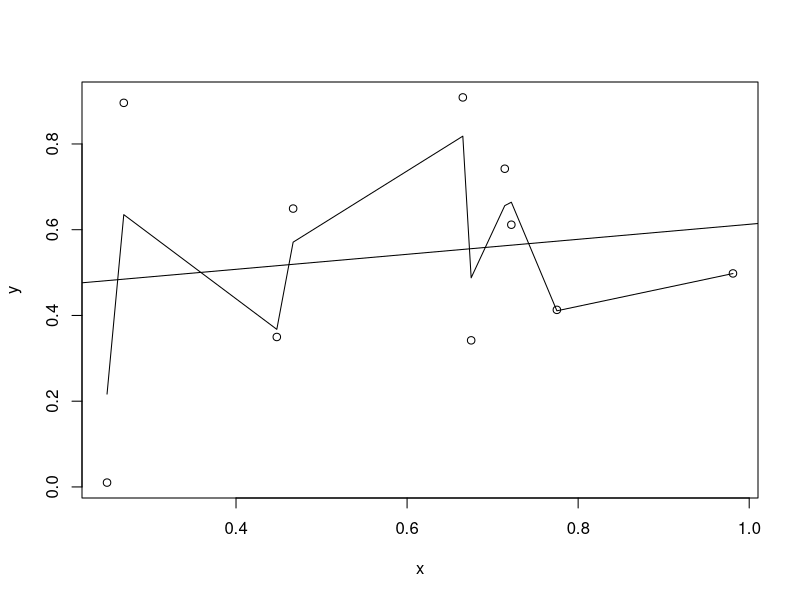
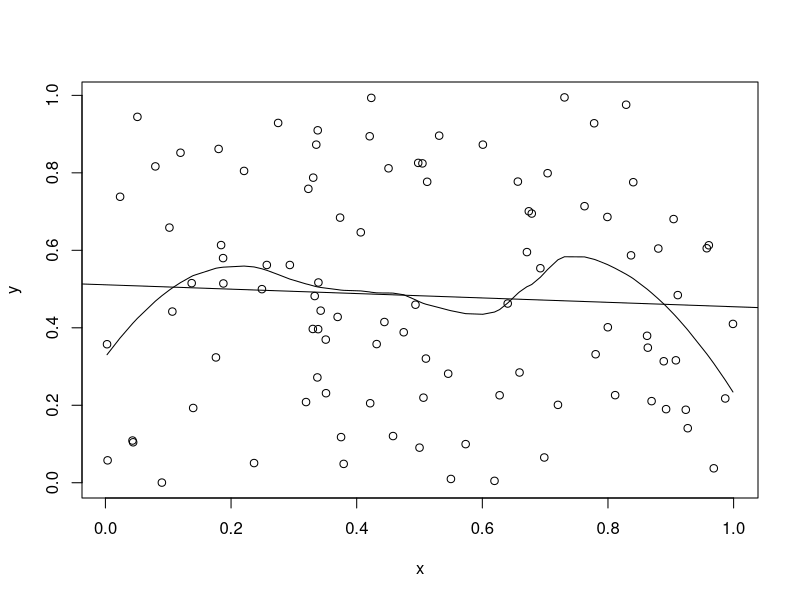
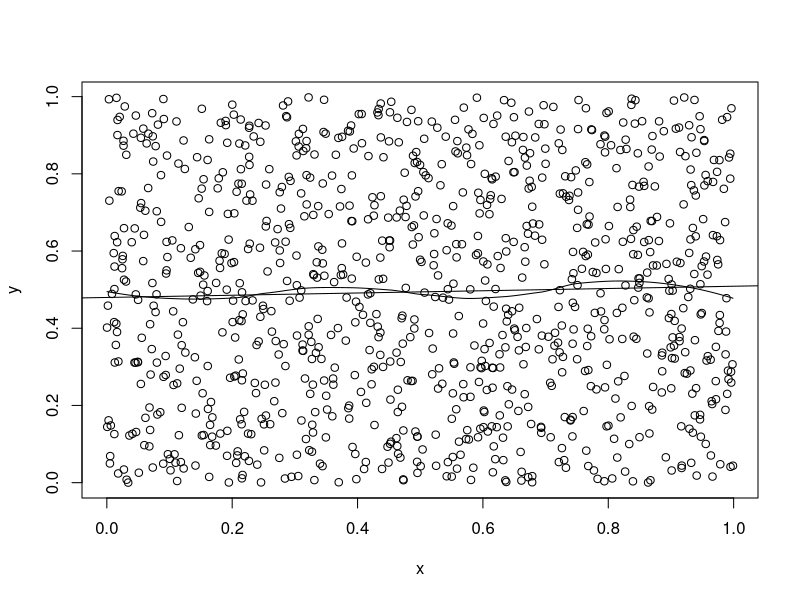
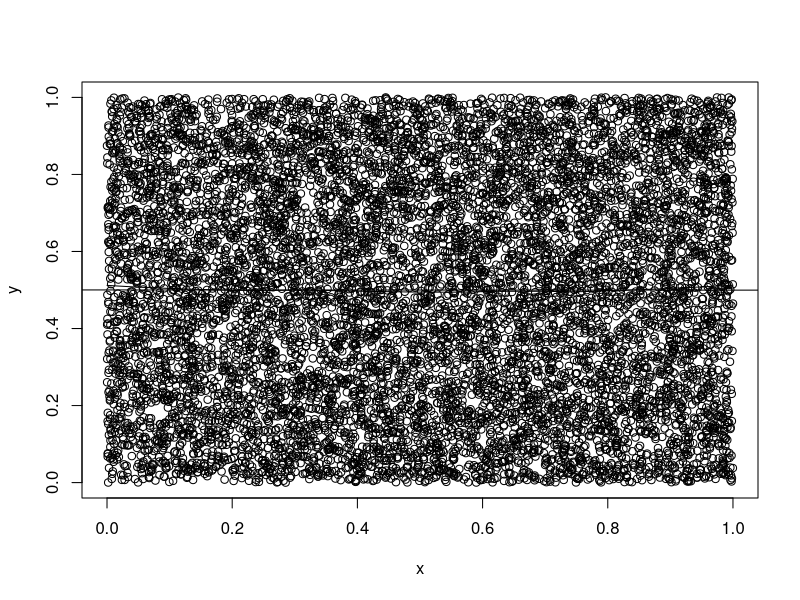

The R script that drew these images, in order:
rm(list=ls(all=TRUE))

x <- runif(10)
x <- sort(x)
y <- runif(10)
random <- cbind(x,y)
plot(random)
y.loess <- loess(y~x, span=.5, data.frame(x=x,y=y))
y.predict <- predict(y.loess, data.frame(x=x))
lines(x,y.predict)
lin <- lm(y~x)
abline(lin)

x <- runif(100)
x <- sort(x)
y <- runif(100)
random <- cbind(x,y)
plot(random)
y.loess <- loess(y~x, span=.5, data.frame(x=x,y=y))
y.predict <- predict(y.loess, data.frame(x=x))
lines(x,y.predict)
lin <- lm(y~x)
abline(lin)

x <- runif(1000)
x <- sort(x)
y <- runif(1000)
random <- cbind(x,y)
plot(random)
y.loess <- loess(y~x, span=.5, data.frame(x=x,y=y))
y.predict <- predict(y.loess, data.frame(x=x))
lines(x,y.predict)
lin <- lm(y~x)
abline(lin)

x <- runif(10000)
x <- sort(x)
y <- runif(10000)
random <- cbind(x,y)
plot(random)
y.loess <- loess(y~x, span=.5, data.frame(x=x,y=y))
y.predict <- predict(y.loess, data.frame(x=x))
lines(x,y.predict)
lin <- lm(y~x)
abline(lin)